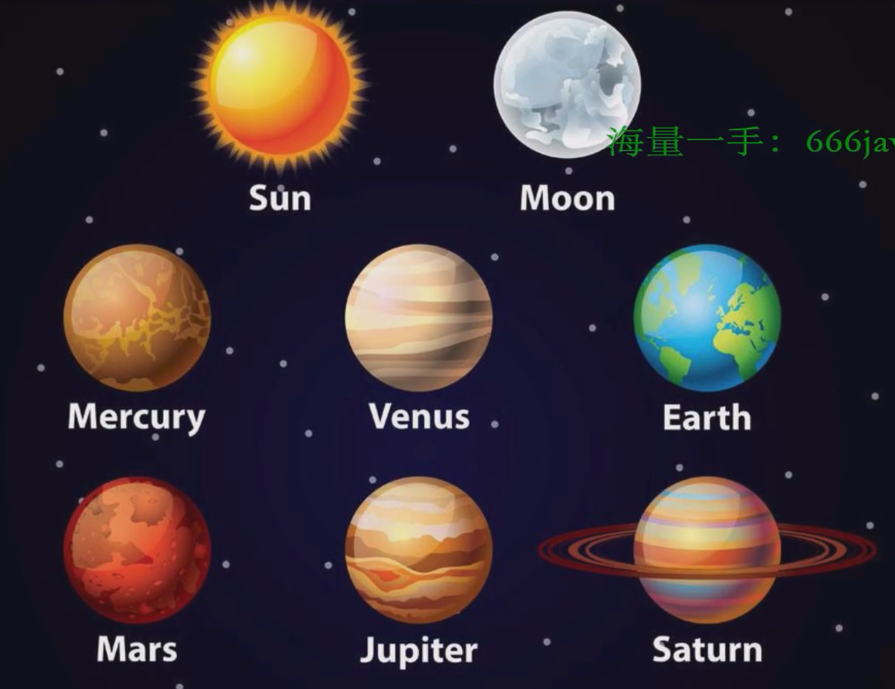
#> input picture images/star.png, 895 x 689 px, found by its file name
$ python '霍夫圆检测.py'
#> lines starting #> are read from the running program, lines starting #| are printed output that depends on the picture; after the words box and inside, x2 and y2 are one past the last pixel; in counts of white or black regions, pixels touching at a corner belong together
import cv2 as cv
import matplotlib.pyplot as plt
import numpy as np
# 1读取图像，并转换为灰度图
planets = cv.imread(r"E:\PY\study\pythonProject2\images\star.png")
#> planets is the input picture: shape (689, 895, 3); mean B, G, R 54.3, 48, 58.5
gay_img = cv.cvtColor(planets, cv.COLOR_BGRA2GRAY)
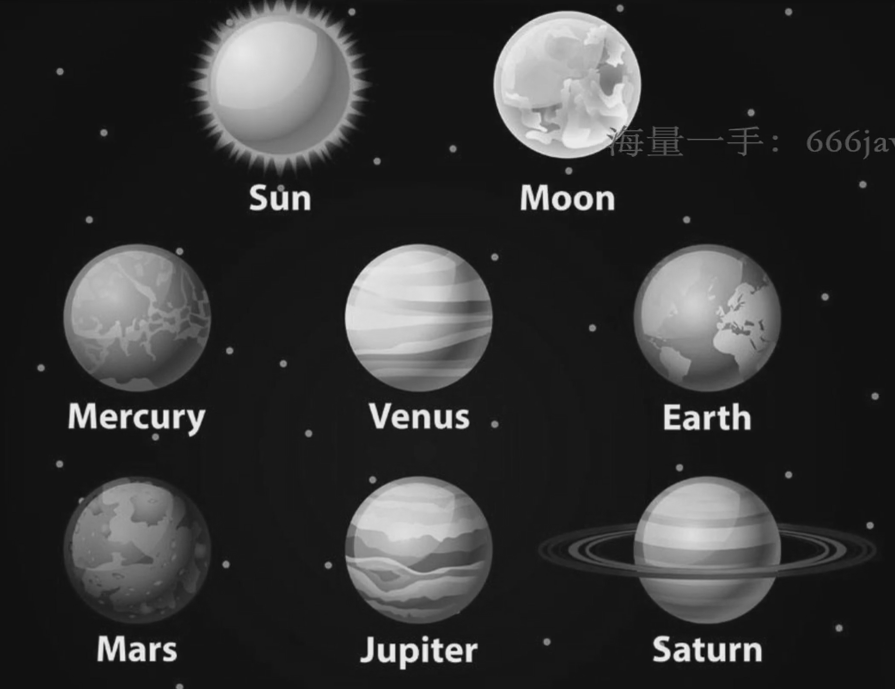
#> gay_img: shape (689, 895); min 9, max 243, mean 51.8
# 2进行中值模糊，去噪点(霍夫圆检测对噪声敏感)
img = cv.medianBlur(gay_img, 7)
# 3霍夫圆检测
circles = cv.HoughCircles(img, cv.HOUGH_GRADIENT, 1, 200,
                          param1=100, param2=50, minRadius=0, maxRadius=100)
#> circles = [[567.5, 84.5, 73.8], [418.5, 316.5, 73.5], [418.5, 550.5, 73.5], [706.5, 316.5, 73.8], [137.5, 316.5, 74.4], [281.5, 87.5, 66.2], [705.5, 548.5, 72.2], [134.5, 548.5, 71.3]]
circles = np.uint16(np.around(circles))     # 变成循环可以识别利用的int类型
#> circles = [[568, 84, 74], [418, 316, 74], [418, 550, 74], [706, 316, 74], [138, 316, 74], [282, 88, 66], [706, 548, 72], [134, 548, 71]]
# 4将检测结果绘制在图像上
for i in circles[0, :]:  # 遍历矩阵每一行的数据
    # 绘制圆形
    cv.circle(planets, (i[0], i[1]), i[2], (0, 255, 0), 2)
    # 绘制圆心
    cv.circle(planets, (i[0], i[1]), 2, (0, 0, 255), 3)
#> this loop made 8 passes
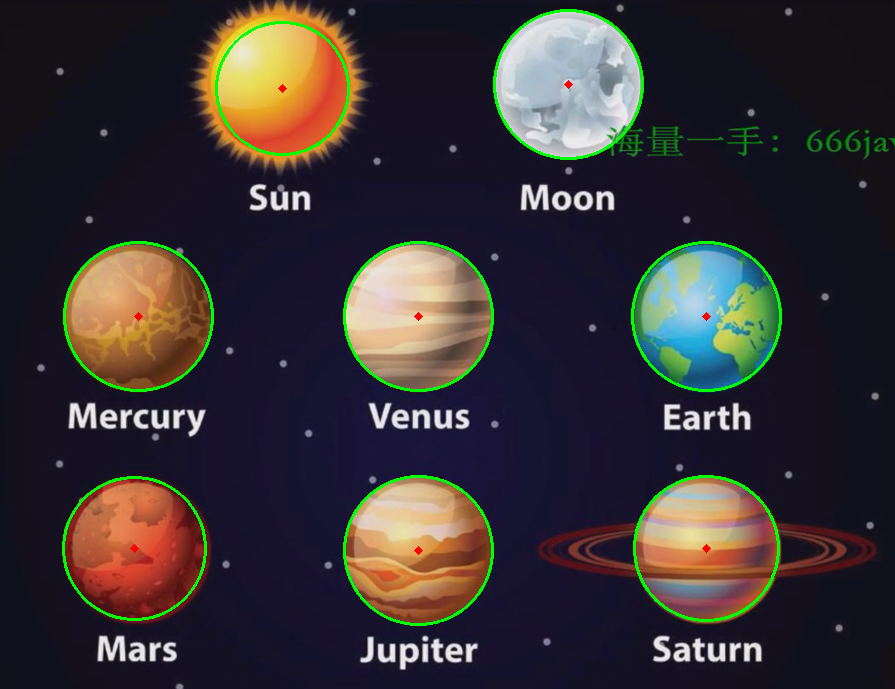
#> planets: shape (689, 895, 3); 1.78% of pixels changed, all inside (x1, y1, x2, y2) = (62, 9, 782, 626)
# 5图像显示
plt.figure(figsize=(10, 8), dpi=100)
plt.imshow(planets[:, :, ::-1]), plt. title('round detect')
plt.xticks([]), plt.yticks([])
plt.show()
